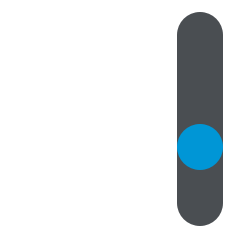
<?xml version="1.0" encoding="UTF-8"?>
<ui version="4.0">
 <class>CaptureModeWidget</class>
 <widget class="QWidget" name="CaptureModeWidget">
  <property name="geometry">
   <rect>
    <x>0</x>
    <y>0</y>
    <width>240</width>
    <height>238</height>
   </rect>
  </property>
  <property name="sizePolicy">
   <sizepolicy hsizetype="Preferred" vsizetype="Fixed">
    <horstretch>0</horstretch>
    <verstretch>0</verstretch>
   </sizepolicy>
  </property>
  <property name="minimumSize">
   <size>
    <width>240</width>
    <height>158</height>
   </size>
  </property>
  <property name="windowTitle">
   <string notr="true">Form</string>
  </property>
  <property name="styleSheet">
   <string notr="true">background-color: transparent;</string>
  </property>
  <widget class="QWidget" name="backWidget" native="true">
   <property name="geometry">
    <rect>
     <x>0</x>
     <y>0</y>
     <width>240</width>
     <height>238</height>
    </rect>
   </property>
   <property name="sizePolicy">
    <sizepolicy hsizetype="Preferred" vsizetype="Preferred">
     <horstretch>0</horstretch>
     <verstretch>0</verstretch>
    </sizepolicy>
   </property>
   <property name="maximumSize">
    <size>
     <width>240</width>
     <height>258</height>
    </size>
   </property>
   <property name="styleSheet">
    <string notr="true">background-color: transparent;</string>
   </property>
   <layout class="QHBoxLayout" name="horizontalLayout">
    <property name="spacing">
     <number>0</number>
    </property>
    <property name="leftMargin">
     <number>0</number>
    </property>
    <property name="topMargin">
     <number>12</number>
    </property>
    <property name="rightMargin">
     <number>17</number>
    </property>
    <property name="bottomMargin">
     <number>12</number>
    </property>
    <item>
     <spacer name="horizontalSpacer">
      <property name="orientation">
       <enum>Qt::Horizontal</enum>
      </property>
      <property name="sizeHint" stdset="0">
       <size>
        <width>40</width>
        <height>20</height>
       </size>
      </property>
     </spacer>
    </item>
    <item>
     <widget class="QWidget" name="pathWidget" native="true">
      <property name="sizePolicy">
       <sizepolicy hsizetype="Fixed" vsizetype="Preferred">
        <horstretch>0</horstretch>
        <verstretch>0</verstretch>
       </sizepolicy>
      </property>
      <property name="minimumSize">
       <size>
        <width>46</width>
        <height>0</height>
       </size>
      </property>
      <property name="maximumSize">
       <size>
        <width>46</width>
        <height>16777215</height>
       </size>
      </property>
      <property name="styleSheet">
       <string notr="true">background-color: #4a4e52;
border-radius: 23px;</string>
      </property>
      <widget class="QWidget" name="ball" native="true">
       <property name="geometry">
        <rect>
         <x>0</x>
         <y>112</y>
         <width>46</width>
         <height>46</height>
        </rect>
       </property>
       <property name="sizePolicy">
        <sizepolicy hsizetype="Fixed" vsizetype="Fixed">
         <horstretch>0</horstretch>
         <verstretch>0</verstretch>
        </sizepolicy>
       </property>
       <property name="minimumSize">
        <size>
         <width>46</width>
         <height>46</height>
        </size>
       </property>
       <property name="maximumSize">
        <size>
         <width>46</width>
         <height>46</height>
        </size>
       </property>
       <property name="styleSheet">
        <string notr="true">background-color: #0096d6;
border-radius: 23px;</string>
       </property>
      </widget>
     </widget>
    </item>
   </layout>
  </widget>
  <widget class="QWidget" name="buttonWidget" native="true">
   <property name="geometry">
    <rect>
     <x>0</x>
     <y>0</y>
     <width>240</width>
     <height>238</height>
    </rect>
   </property>
   <property name="maximumSize">
    <size>
     <width>240</width>
     <height>238</height>
    </size>
   </property>
   <property name="styleSheet">
    <string notr="true">background-color: transparent;</string>
   </property>
   <layout class="QVBoxLayout" name="verticalLayout">
    <property name="spacing">
     <number>10</number>
    </property>
    <property name="leftMargin">
     <number>0</number>
    </property>
    <property name="topMargin">
     <number>12</number>
    </property>
    <property name="rightMargin">
     <number>0</number>
    </property>
    <property name="bottomMargin">
     <number>12</number>
    </property>
    <item>
     <widget class="RightMenuButton" name="desktopButton" native="true">
      <property name="sizePolicy">
       <sizepolicy hsizetype="Preferred" vsizetype="Fixed">
        <horstretch>0</horstretch>
        <verstretch>0</verstretch>
       </sizepolicy>
      </property>
      <property name="minimumSize">
       <size>
        <width>240</width>
        <height>46</height>
       </size>
      </property>
      <property name="maximumSize">
       <size>
        <width>16777215</width>
        <height>46</height>
       </size>
      </property>
      <property name="styleSheet">
       <string notr="true"/>
      </property>
     </widget>
    </item>
    <item>
     <widget class="RightMenuButton" name="lampOnButton" native="true">
      <property name="sizePolicy">
       <sizepolicy hsizetype="Preferred" vsizetype="Fixed">
        <horstretch>0</horstretch>
        <verstretch>0</verstretch>
       </sizepolicy>
      </property>
      <property name="minimumSize">
       <size>
        <width>240</width>
        <height>46</height>
       </size>
      </property>
      <property name="maximumSize">
       <size>
        <width>16777215</width>
        <height>46</height>
       </size>
      </property>
      <property name="styleSheet">
       <string notr="true"/>
      </property>
     </widget>
    </item>
    <item>
     <widget class="RightMenuButton" name="lampOffButton" native="true">
      <property name="sizePolicy">
       <sizepolicy hsizetype="Preferred" vsizetype="Fixed">
        <horstretch>0</horstretch>
        <verstretch>0</verstretch>
       </sizepolicy>
      </property>
      <property name="minimumSize">
       <size>
        <width>240</width>
        <height>46</height>
       </size>
      </property>
      <property name="maximumSize">
       <size>
        <width>16777215</width>
        <height>46</height>
       </size>
      </property>
      <property name="styleSheet">
       <string notr="true"/>
      </property>
     </widget>
    </item>
    <item>
     <widget class="RightMenuButton" name="reprojectionButton" native="true">
      <property name="sizePolicy">
       <sizepolicy hsizetype="Preferred" vsizetype="Fixed">
        <horstretch>0</horstretch>
        <verstretch>0</verstretch>
       </sizepolicy>
      </property>
      <property name="minimumSize">
       <size>
        <width>240</width>
        <height>46</height>
       </size>
      </property>
      <property name="maximumSize">
       <size>
        <width>16777215</width>
        <height>46</height>
       </size>
      </property>
      <property name="styleSheet">
       <string notr="true"/>
      </property>
     </widget>
    </item>
   </layout>
  </widget>
 </widget>
 <customwidgets>
  <customwidget>
   <class>RightMenuButton</class>
   <extends>QWidget</extends>
   <header location="global">right_menu_button.h</header>
   <container>1</container>
  </customwidget>
 </customwidgets>
 <resources/>
 <connections/>
 <slots>
  <slot>onCurrentIndexChanged(int)</slot>
  <slot>onLampOffButtonReleased()</slot>
  <slot>onLampOnButtonReleased()</slot>
  <slot>onDesktopButtonReleased()</slot>
  <slot>onReprojectionButtonClicked()</slot>
 </slots>
</ui>
